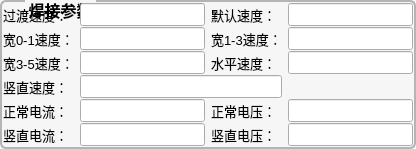
      <widget class="QGroupBox" name="groupBox_6">
       <property name="sizePolicy">
        <sizepolicy hsizetype="Preferred" vsizetype="Preferred">
         <horstretch>0</horstretch>
         <verstretch>2</verstretch>
        </sizepolicy>
       </property>
       <property name="font">
        <font>
         <pointsize>12</pointsize>
         <bold>true</bold>
        </font>
       </property>
       <property name="styleSheet">
        <string notr="true">QGroupBox {
	color: rgb(0, 0, 0);
	background-color: #f6f6f6;
    border-width: 2px;
    border-radius: 6px;
   border-style:solid;
  border-color: #b4b4b4;
  margin-top: 2ex;
}
QGroupBox::title {
     subcontrol-origin: margin;
     subcontrol-position: top left;
   left:25px;
     margin-left: 0px;
     padding:0 1px;
}</string>
       </property>
       <property name="title">
        <string>焊接参数</string>
       </property>
       <property name="alignment">
        <set>Qt::AlignCenter</set>
       </property>
       <layout class="QGridLayout" name="gridLayout_6">
        <property name="leftMargin">
         <number>1</number>
        </property>
        <property name="topMargin">
         <number>1</number>
        </property>
        <property name="rightMargin">
         <number>1</number>
        </property>
        <property name="bottomMargin">
         <number>1</number>
        </property>
        <property name="horizontalSpacing">
         <number>6</number>
        </property>
        <property name="verticalSpacing">
         <number>1</number>
        </property>
        <item row="4" column="3">
         <widget class="QLineEdit" name="lineEdit_Value_WeldingSpeed_1To3">
          <property name="font">
           <font>
            <pointsize>10</pointsize>
           </font>
          </property>
         </widget>
        </item>
        <item row="4" column="0">
         <widget class="QLabel" name="label_41">
          <property name="font">
           <font>
            <pointsize>10</pointsize>
           </font>
          </property>
          <property name="styleSheet">
           <string notr="true">color: rgb(0, 0, 0);</string>
          </property>
          <property name="text">
           <string>宽0-1速度：</string>
          </property>
         </widget>
        </item>
        <item row="6" column="2">
         <widget class="QLabel" name="label_44">
          <property name="font">
           <font>
            <pointsize>10</pointsize>
           </font>
          </property>
          <property name="styleSheet">
           <string notr="true">color: rgb(0, 0, 0);</string>
          </property>
          <property name="text">
           <string>水平速度：</string>
          </property>
         </widget>
        </item>
        <item row="8" column="2">
         <widget class="QLabel" name="label_93">
          <property name="font">
           <font>
            <pointsize>10</pointsize>
           </font>
          </property>
          <property name="styleSheet">
           <string notr="true">color: rgb(0, 0, 0);</string>
          </property>
          <property name="text">
           <string>正常电压：</string>
          </property>
         </widget>
        </item>
        <item row="7" column="1" colspan="2">
         <widget class="QLineEdit" name="lineEdit_Value_WeldingSpeed_Vertical">
          <property name="font">
           <font>
            <pointsize>10</pointsize>
           </font>
          </property>
         </widget>
        </item>
        <item row="1" column="0">
         <widget class="QLabel" name="label_35">
          <property name="font">
           <font>
            <pointsize>10</pointsize>
           </font>
          </property>
          <property name="styleSheet">
           <string notr="true">color: rgb(0, 0, 0);</string>
          </property>
          <property name="text">
           <string>过渡速度：</string>
          </property>
         </widget>
        </item>
        <item row="6" column="3">
         <widget class="QLineEdit" name="lineEdit_Value_WeldingSpeed_Horizontal">
          <property name="font">
           <font>
            <pointsize>10</pointsize>
           </font>
          </property>
         </widget>
        </item>
        <item row="9" column="3">
         <widget class="QLineEdit" name="lineEdit_Value_WeldingVoltage_Vertical">
          <property name="font">
           <font>
            <pointsize>10</pointsize>
           </font>
          </property>
         </widget>
        </item>
        <item row="8" column="1">
         <widget class="QLineEdit" name="lineEdit_Value_WeldingCurrent">
          <property name="font">
           <font>
            <pointsize>10</pointsize>
           </font>
          </property>
         </widget>
        </item>
        <item row="1" column="1">
         <widget class="QLineEdit" name="lineEdit_Value_MoveSpeed">
          <property name="font">
           <font>
            <pointsize>10</pointsize>
           </font>
          </property>
         </widget>
        </item>
        <item row="8" column="3">
         <widget class="QLineEdit" name="lineEdit_Value_WeldingVoltage">
          <property name="font">
           <font>
            <pointsize>10</pointsize>
           </font>
          </property>
         </widget>
        </item>
        <item row="6" column="0">
         <widget class="QLabel" name="label_43">
          <property name="font">
           <font>
            <pointsize>10</pointsize>
           </font>
          </property>
          <property name="styleSheet">
           <string notr="true">color: rgb(0, 0, 0);</string>
          </property>
          <property name="text">
           <string>宽3-5速度：</string>
          </property>
         </widget>
        </item>
        <item row="4" column="1">
         <widget class="QLineEdit" name="lineEdit_Value_WeldingSpeed_0To1">
          <property name="font">
           <font>
            <pointsize>10</pointsize>
           </font>
          </property>
         </widget>
        </item>
        <item row="9" column="1">
         <widget class="QLineEdit" name="lineEdit_Value_WeldingCurrent_Vertical">
          <property name="font">
           <font>
            <pointsize>10</pointsize>
           </font>
          </property>
         </widget>
        </item>
        <item row="6" column="1">
         <widget class="QLineEdit" name="lineEdit_Value_WeldingSpeed_3To5">
          <property name="font">
           <font>
            <pointsize>10</pointsize>
           </font>
          </property>
         </widget>
        </item>
        <item row="1" column="3">
         <widget class="QLineEdit" name="lineEdit_Value_WeldingSpeed">
          <property name="font">
           <font>
            <pointsize>10</pointsize>
           </font>
          </property>
         </widget>
        </item>
        <item row="9" column="0">
         <widget class="QLabel" name="label_91">
          <property name="font">
           <font>
            <pointsize>10</pointsize>
           </font>
          </property>
          <property name="styleSheet">
           <string notr="true">color: rgb(0, 0, 0);</string>
          </property>
          <property name="text">
           <string>竖直电流：</string>
          </property>
         </widget>
        </item>
        <item row="7" column="0">
         <widget class="QLabel" name="label_81">
          <property name="font">
           <font>
            <pointsize>10</pointsize>
           </font>
          </property>
          <property name="styleSheet">
           <string notr="true">color: rgb(0, 0, 0);</string>
          </property>
          <property name="text">
           <string>竖直速度：</string>
          </property>
         </widget>
        </item>
        <item row="8" column="0">
         <widget class="QLabel" name="label_92">
          <property name="font">
           <font>
            <pointsize>10</pointsize>
           </font>
          </property>
          <property name="styleSheet">
           <string notr="true">color: rgb(0, 0, 0);</string>
          </property>
          <property name="text">
           <string>正常电流：</string>
          </property>
         </widget>
        </item>
        <item row="4" column="2">
         <widget class="QLabel" name="label_42">
          <property name="font">
           <font>
            <pointsize>10</pointsize>
           </font>
          </property>
          <property name="styleSheet">
           <string notr="true">color: rgb(0, 0, 0);</string>
          </property>
          <property name="text">
           <string>宽1-3速度：</string>
          </property>
         </widget>
        </item>
        <item row="9" column="2">
         <widget class="QLabel" name="label_94">
          <property name="font">
           <font>
            <pointsize>10</pointsize>
           </font>
          </property>
          <property name="styleSheet">
           <string notr="true">color: rgb(0, 0, 0);</string>
          </property>
          <property name="text">
           <string>竖直电压：</string>
          </property>
         </widget>
        </item>
        <item row="1" column="2">
         <widget class="QLabel" name="label_36">
          <property name="font">
           <font>
            <pointsize>10</pointsize>
           </font>
          </property>
          <property name="styleSheet">
           <string notr="true">color: rgb(0, 0, 0);</string>
          </property>
          <property name="text">
           <string>默认速度：</string>
          </property>
         </widget>
        </item>
       </layout>
      </widget>
